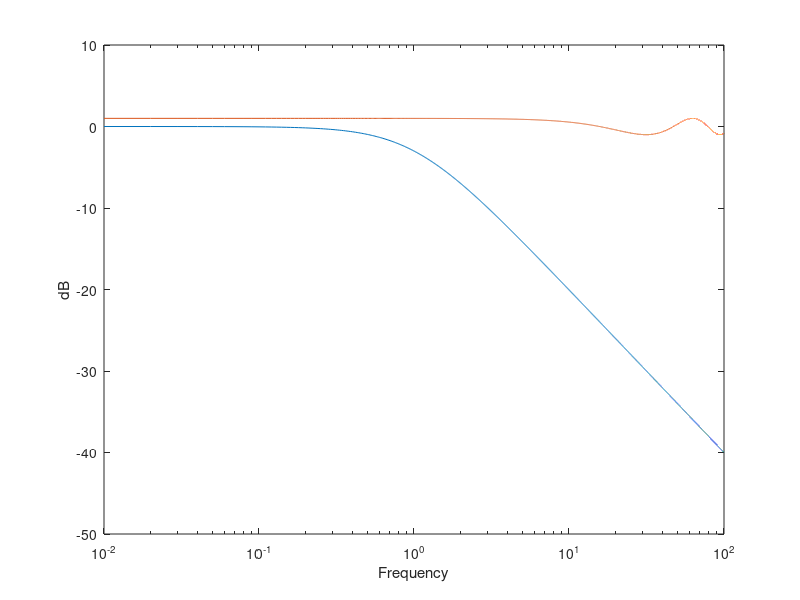
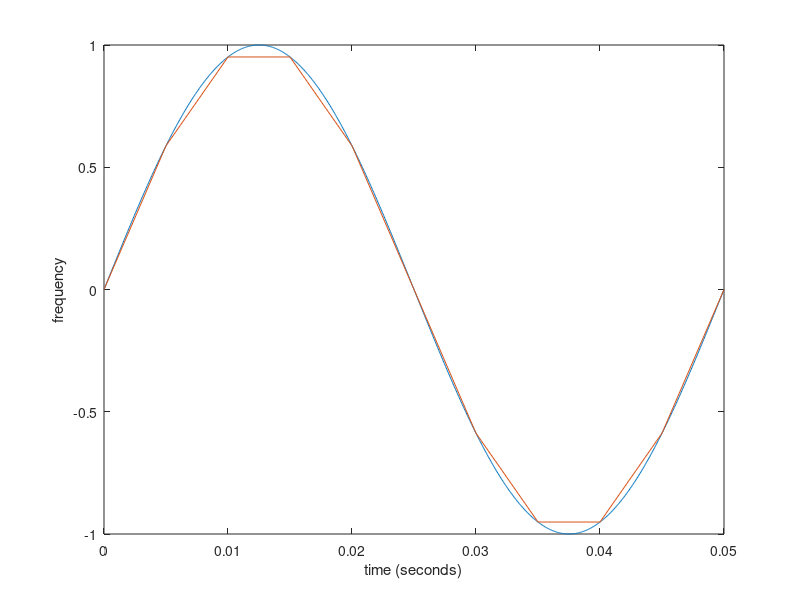
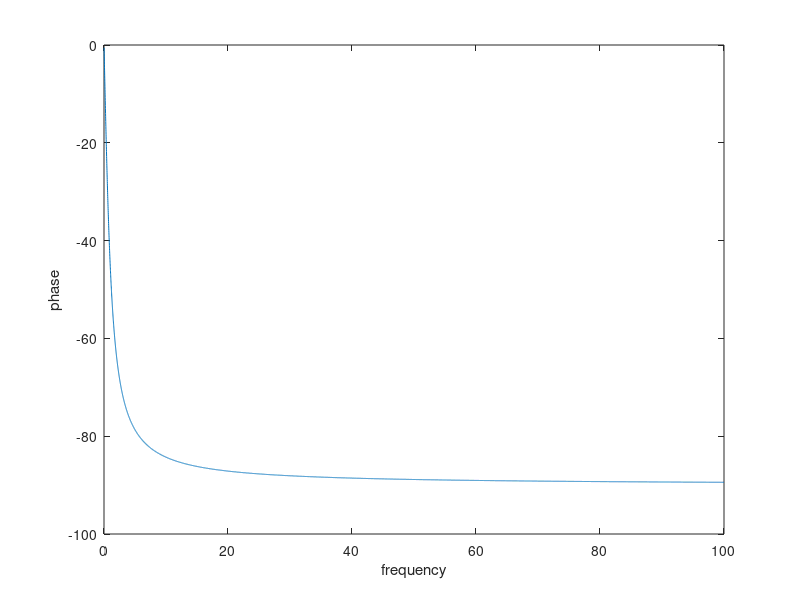

These charts were generated, in order, by the following MATLAB code: (Note: this script raises an error after producing the figures.)
%%%%%%%%%%%%%%%%%%%%%%%%%%%%%%%%%%%%%
%     AerE 331 Hw-6 Ian Norris      %
%%%%%%%%%%%%%%%%%%%%%%%%%%%%%%%%%%%%%


%% Problem 2
k = 1:1:10;
hz = 2.^k;
% figure(1)
% plot(k,hz)
% axis([0 10 0 1200])

%% Problem 3

%Part E

w = .01:.01:100;
T = .1;
Hs = (1 + w.*1i).^(-1);
HsdB = 20*log10(abs(Hs));
HsP = (180/pi)*angle(Hs);
z1 = exp(-1i*w*T);

figure(2)
semilogx(w,HsdB)
hold on
plot(w,z1)
xlabel('Frequency')
ylabel('dB')
hold off

figure(7)
plot(w,HsP)
xlabel('frequency')
ylabel('phase')

%% Problem 4
f = 20;
t = 0:.05*10^-3:.05;
x = sin(2*pi*f*t);
t2 = 0:.005:.05;
x2 = sin(2*pi*f*t2);
figure(3)
plot(t,x)
hold on
plot(t2,x2)
xlabel('time (seconds)')
ylabel('frequency')
hold off

%% Problem 5

%Part B
T = 0.2;
K=5;
s = tf('s');
z1 = exp(-T*s);
Gcz = K*(1-z1)/T;
Ghats = Gcz*(1/T)*(1-z1)/s;
Gcs =K*s;
bode(Gcs,'b', Gcz,'r')
step(Ghats)
title('Analog (blue) & digital (red) D-controller Bode plots')
grid
